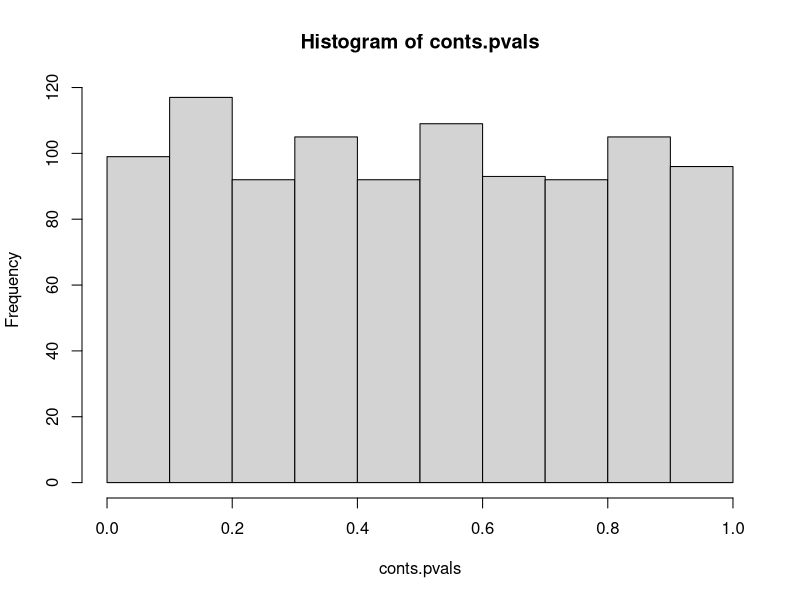
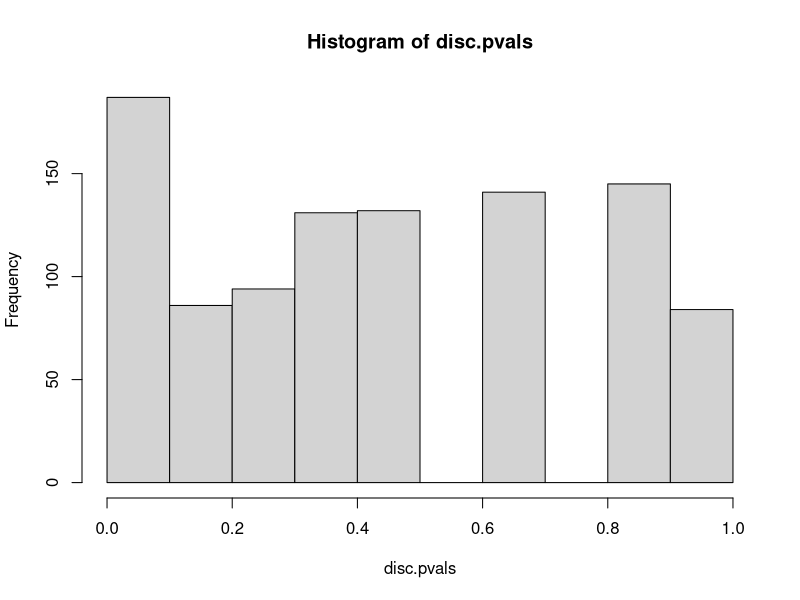
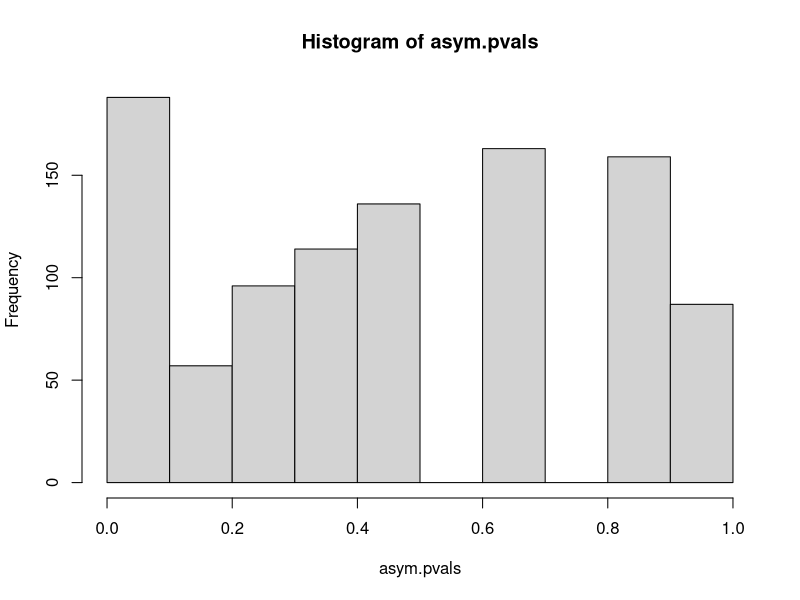

Write R code to recreate these figures, in order.
#!/usr/bin/Rscript

conts.pvals <- replicate(1000, {
        n <- m <- 100
        sample.1 <- rnorm(n)
        sample.2 <- rnorm(m)
        wilcox.test(sample.1,sample.2)$p.value
    } )

hist(conts.pvals)
mean(conts.pvals < 0.05)

disc.pvals <- replicate(1000, {
        n <- m <- 100
        sample.1 <- c(1,10)[1+rbinom(n,size=1,prob=1/2)]
        sample.2 <- c(5,6)[1+rbinom(m,size=1,prob=1/2)]
        wilcox.test(sample.1,sample.2)$p.value
    } )

hist(disc.pvals)
mean(disc.pvals < 0.05)



# biased
asym.pvals <- replicate(1000, {
        n <- m <- 100
        sample.1 <- c(1,10)[1+rbinom(n,size=1,prob=1/2)]
        sample.2 <- c(6,7)[1+rbinom(m,size=1,prob=1/2)]
        wilcox.test(sample.1,sample.2)$p.value
    } )

hist(asym.pvals)
mean(asym.pvals < 0.05)
